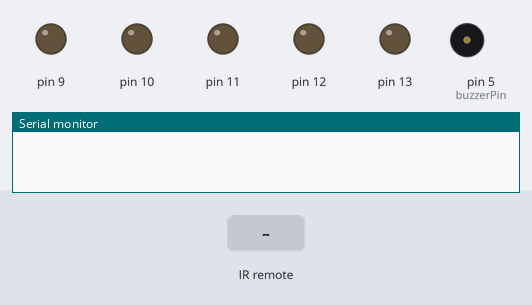
A sketch run on a simulated Arduino Uno, built with avr-gcc and run on an emulated ATmega328P. Shown: output pins drawn as LEDs (lit = HIGH), buzzer (waves = sounding, pin HIGH), the last lines printed to the serial monitor. Inputs (shaded band) come from the test bench.

Above: at 1.2 s.
1.3 s: infrared code 0xFFB847 received
At 1.9 s:
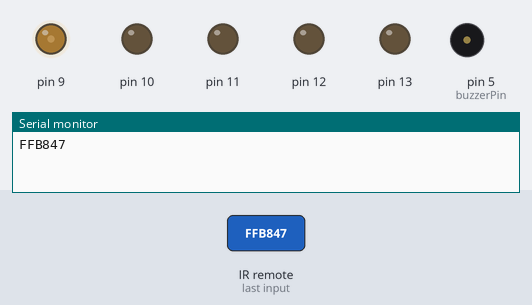
2.8 s: infrared code 0xFF7887 received
At 3.2 s:
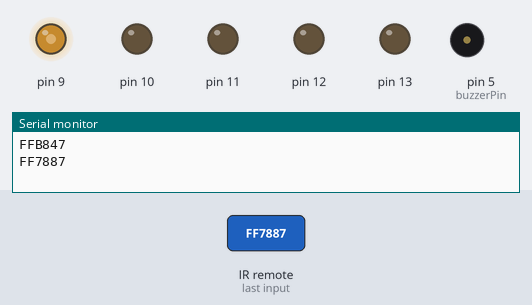
4.3 s: infrared code 0xE721C0DB received
At 5.5 s:
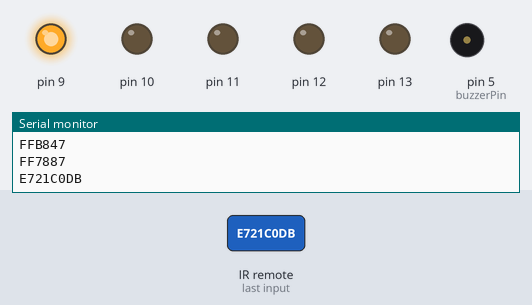
5.8 s: infrared code 0xFF04FB received
At 6.8 s:
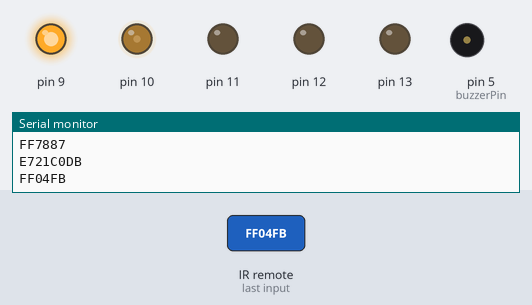
7.3 s: infrared code 0xFF44BB received
At 8.0 s:
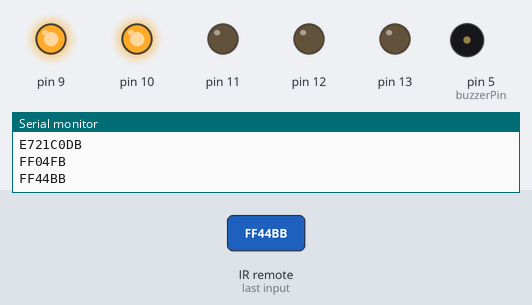
8.8 s: infrared code 0xFFC43B received
At 9.2 s:
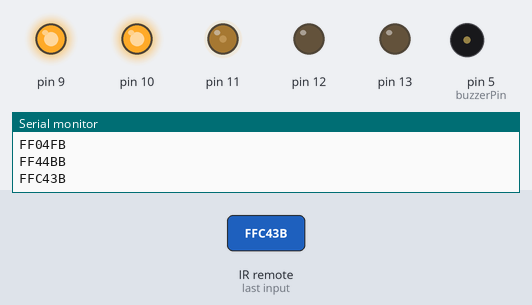
Timing chart, 0 to 11.3 s (numbered marks = the images above; inputs shaded):
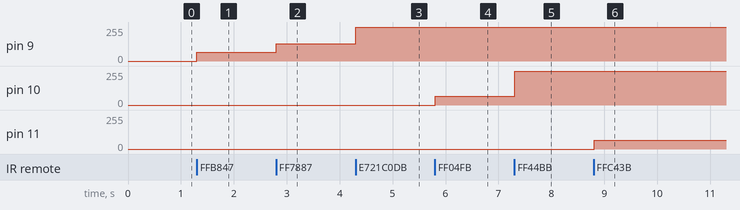

The sketch:

IRRemote.ino
```cpp
// (licence header left out)
#include <IRremote.h>
int buzzerPin = 5;
int RECV_PIN = 6;
bool LEDStatus = false;

IRrecv irrecv(RECV_PIN);

decode_results results;

void setup()
{
  Serial.begin(9600);
  irrecv.enableIRIn(); // Start the receiver
  pinMode(13,HIGH);
  pinMode(12,HIGH);
  pinMode(11,HIGH);
  pinMode(10,HIGH);
  pinMode(9,HIGH);
  pinMode(buzzerPin,OUTPUT);
  //pinMode(8,HIGH);
}

void loop() {
  if (irrecv.decode(&results)) {
    Serial.println(results.value, HEX);

    if(results.value == 0xFFB847){

    analogWrite(9,64);

    }

  if(results.value == 0xFF7887 ){
    analogWrite(9,128);
 }
 if(results.value == 0xE721C0DB ){
   analogWrite(9,255);}
 if(results.value == 0xFF04FB){
   analogWrite(10,64);}
 if(results.value == 0xFF847B){
   analogWrite(10,128);}
  if(results.value == 0xFF44BB){
   analogWrite(10,255);}
if(results.value == 0xFFC43B){
   analogWrite(11,64);}
   if(results.value == 0xFF24DB){
   analogWrite(11,128);}
   if(results.value == 0xFFA45B){
   analogWrite(11,255);}
if(results.value == 0xFFE41B){
   digitalWrite(9,LOW);
   digitalWrite(10,LOW);
   digitalWrite(11,LOW);}
if(results.value == 0xFFE817){
   digitalWrite(12,HIGH);}
   if(results.value == 0xFF58A7){
   digitalWrite(12,LOW);}
if(results.value == 0xFF18E7){
   digitalWrite(13,HIGH);}
   if(results.value == 0xFFD827){
   digitalWrite(13,LOW);}
if(results.value == 0xFF00FF){
   tone(buzzerPin,200);
   delay(500);
   tone(buzzerPin,100);
   }


    irrecv.resume(); // Receive the next value
  }
  delay(100);
}
```

Measured:
- after the input at 1.3 s, pin 9: 0/255 → 64/255 at once
- after the input at 2.8 s, pin 9: 64/255 → 128/255 at once
- after the input at 4.3 s, pin 9: 128/255 → 255/255 at once
- after the input at 5.8 s, pin 10: 0/255 → 64/255 at once
- after the input at 7.3 s, pin 10: 64/255 → 255/255 at once
- after the input at 8.8 s, pin 11: 0/255 → 64/255 at once
